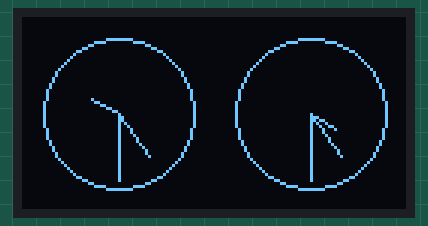
Simulated run of this sketch. Board: Arduino Uno, built with avr-gcc and run on an emulated ATmega328P. Shown: 128×64 one-colour display. The local clock reads 2024-03-15 10:24:30 at power-on unless the sketch sets it.

Above: at 0.1 s.
At 3.1 s:
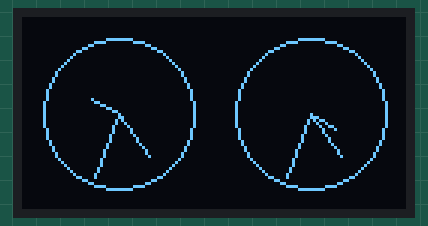
At 8.1 s:
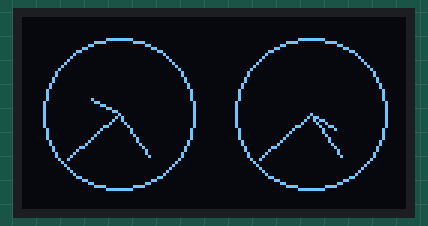
At 19.1 s:
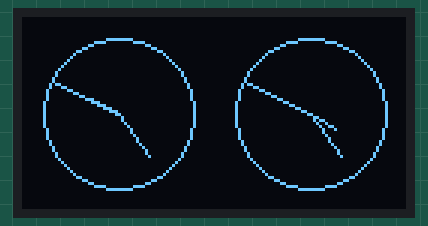
At 27.1 s:
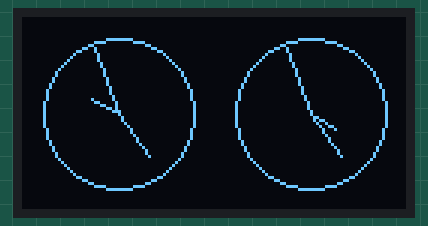
At 38.1 s:
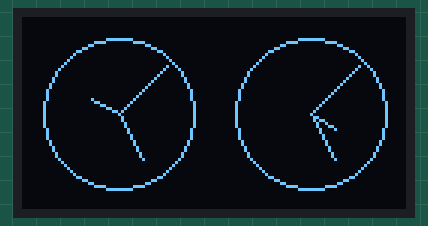

The sketch:

RTC_OLED_DS1307_AnalogClock_NYC.ino
```cpp
// Original code:
// https://codebender.cc/sketch:45433

#include <SPI.h>
#include <Wire.h>
#include <Adafruit_GFX.h>
#include <Adafruit_SSD1306.h>
#include "RTClib.h"

#define OLED_RESET 4
Adafruit_SSD1306 display(OLED_RESET);

#if (SSD1306_LCDHEIGHT != 64)
#error("Height incorrect, please fix Adafruit_SSD1306.h!");
#endif

//Instantiate objects from class definitions
RTC_DS1307 RTC;

int centerX = 0;
int centerY = 0;

void setup () {
    Wire.begin();
    RTC.begin();

    if (! RTC.isrunning()) {
        //The following line sets the RTC to the date & time this sketch was compiled
        RTC.adjust(DateTime(__DATE__, __TIME__));
    }

    display.begin(SSD1306_SWITCHCAPVCC, 0x3C);  // initialize with the I2C addr 0x3D (for the 128x64)
    display.clearDisplay();

    Serial.begin(57600);

    centerX = SSD1306_LCDWIDTH/4;
    centerY = SSD1306_LCDHEIGHT/2;
}

void loop() {
    int clocksize = 25;

    static uint8_t x0,y0,x1,y1;
    static float radianshour,radiansmin,radianssec,hourx,houry,minx,miny,secx,secy;
    static boolean drawnFirst=false;

    display.clearDisplay();

    // get the time from the clock chip
    DateTime now = RTC.now();

    //convert hms into radians
    radianshour = (((now.hour() * 360) / 12) + 270) * (PI / 180);
    radiansmin = (((now.minute() * 360) / 60) + 270) * (PI / 180);
    radianssec = (((now.second() * 360) / 60) + 270) * (PI / 180);

    // calculate clock hand endpoints
    hourx = cos(radianshour) * (clocksize / 2.5);
    houry = sin(radianshour) * (clocksize / 2.5);

    minx = cos(radiansmin) * (clocksize / 1.4);
    miny = sin(radiansmin) * (clocksize / 1.4);

    secx = cos(radianssec) * (clocksize / 1.1);
    secy = sin(radianssec) * (clocksize / 1.1);

    // Draw exterior circle
    display.drawCircle(centerX, centerY, clocksize, WHITE);

    float radianshourNY = ((((now.hour() + 6) * 360) / 12) + 270) * (PI / 180);
    int hourxNY = cos(radianshourNY) * (clocksize / 2.5);
    int houryNY = sin(radianshourNY) * (clocksize / 2.5);

    display.drawLine(centerX,centerY,centerX+hourx,centerY+houry,WHITE);
    display.drawLine(centerX,centerY,centerX+minx,centerY+miny,WHITE);
    display.drawLine(centerX,centerY,centerX+secx,centerY+secy,WHITE);

    int NYcenterX = 3*centerX;
    display.drawCircle(NYcenterX, centerY, clocksize, WHITE);

    display.drawLine(NYcenterX,centerY,NYcenterX+hourxNY,centerY+houryNY,WHITE);
    display.drawLine(NYcenterX,centerY,NYcenterX+minx,centerY+miny,WHITE);
    display.drawLine(NYcenterX,centerY,NYcenterX+secx,centerY+secy,WHITE);

    display.display();
}
```

Measured:
- what the display in image 1 shows lasts 1.1 s, from 3.0 s to 4.1 s
